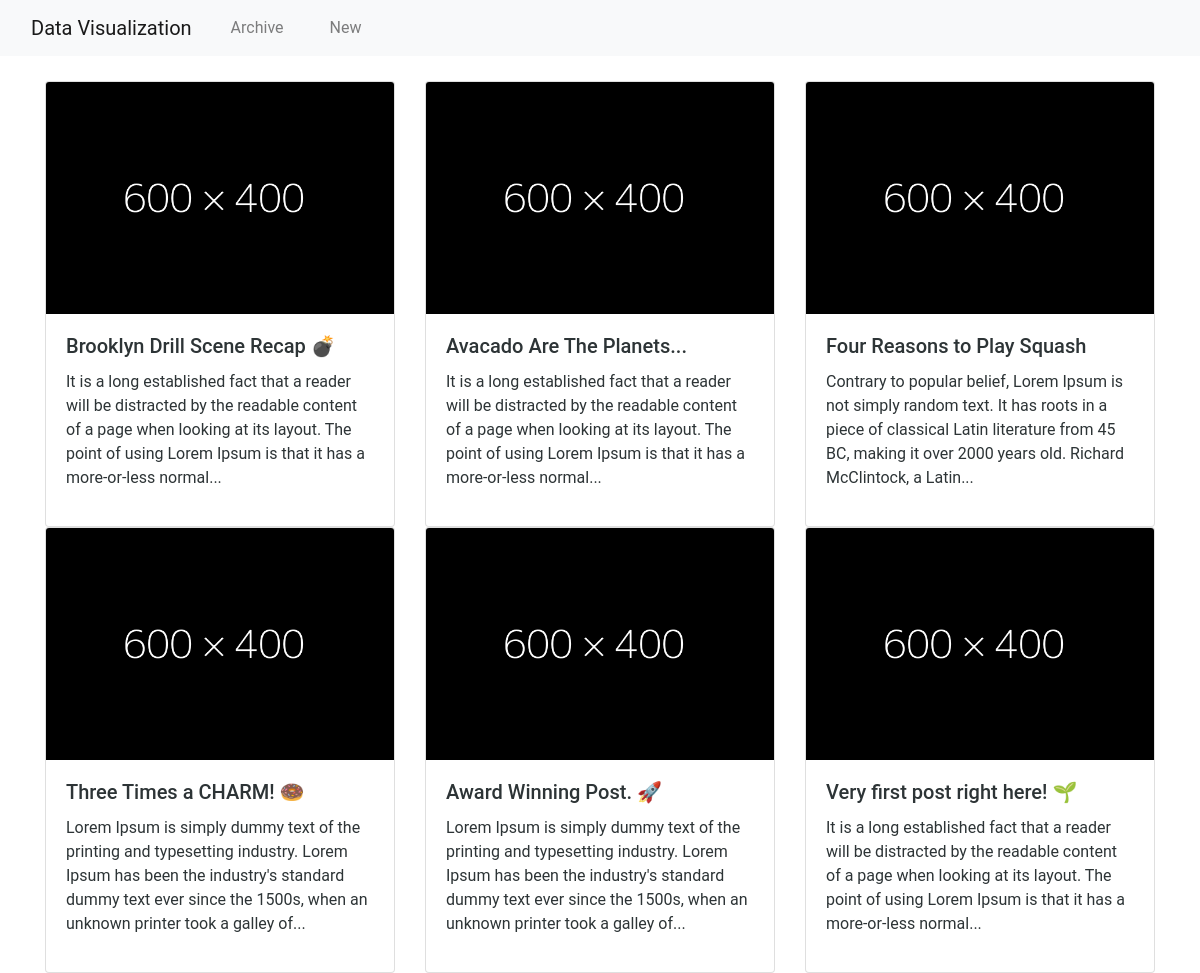
The page / on the database its author committed.
### app.py (models this page shows, shortened)
class Blogpost(db.Model):
    id = db.Column(db.Integer, primary_key=True)
    title = db.Column(db.String(50))
    subtitle = db.Column(db.String(50))
    author = db.Column(db.String(20))
    content = db.Column(db.Text)
    date_posted = db.Column(db.DateTime(timezone=True), server_default=func.now())

### app.py (the view)
@app.route("/")
def index():
    date = datetime.now()
    posts = Blogpost.query.order_by(Blogpost.date_posted.desc()).all()
    return render_template("index.html", posts=posts, date=date)

### templates/index.html
{% extends 'base.html' %} {% block content %}
<div class="container">
  <div class="row">
    {% for post in posts %}
    <div class="col-12 col-md-6 col-lg-4">
      <div class="card">
        <img
          class="card-img-top"
          src="{{url_for('static',filename='image_' + post.id|string + '.png')}}"
          alt="img"
        />
        <div class="card-body">
          <h5 class="card-title">{{ post.title }}</h5>
          <p>{{ post.content | truncate(200) }}</p>
        </div>
      </div>
    </div>
    {% endfor %}
  </div>
</div>
{% endblock %}

### templates/base.html (shortened to what this page needs)
<!DOCTYPE html>
<html>
  <head>
    <link
      rel="stylesheet"
      href="https://stackpath.bootstrapcdn.com/bootstrap/4.4.1/css/bootstrap.min.css"
    />
    <link
      href="{{ url_for('static', filename='d3-tip.css') }}"
      rel="stylesheet"
    />
    <link
      href="{{ url_for('static', filename='style.css') }}"
      rel="stylesheet"
    />
  </head>
  <body>
    <nav class="navbar navbar-expand-md navbar-light bg-light">
      <div class="container-fluid">
        <a class="navbar-brand" href="{{ url_for('index') }}"
          >Data Visualization</a
        >
        <div class="collapse navbar-collapse" id="navbarNav">
          <ul class="navbar-nav flex-row flex-wrap pt-2 py-md-0 text-center">
            <li class="nav-item col-6 col-md-auto">
              <a
                class="nav-link"
                aria-current="page"
                href="{{ url_for('index') }}"
                >Archive</a
              >
            </li>
            <li class="nav-item col-6 col-md-auto">
              <a class="nav-link" href="{{ url_for('create') }}">New</a>
            </li>
          </ul>
        </div>
      </div>
    </nav>
    <div class="content">{% block content %} {% endblock %}</div>
  </body>
</html>

### static/style.css (style rules this page uses)
* { margin: 0; padding: 0; box-sizing: border-box; }
body { font-family: "Roboto", sans-serif; color: #2d3436; }
.container { margin-top: 25px; }

### rows shown on the page
Blogpost: title "Brooklyn Drill Scene Recap 💣", content "It is a long established fact that a reader will be distracted by the readable content of a page when looking at its layout. The point of using Lorem Ipsum is that it has a more-or-less normal..."
Blogpost: title "Avacado Are The Planets...", content "It is a long established fact that a reader will be distracted by the readable content of a page when looking at its layout. The point of using Lorem Ipsum is that it has a more-or-less normal..."
Blogpost: title "Four Reasons to Play Squash", content "Contrary to popular belief, Lorem Ipsum is not simply random text. It has roots in a piece of classical Latin literature from 45 BC, making it over 2000 years old. Richard McClintock, a Latin..."
Blogpost: title "Three Times a CHARM! 🍩", content "Lorem Ipsum is simply dummy text of the printing and typesetting industry. Lorem Ipsum has been the industry's standard dummy text ever since the 1500s, when an unknown printer took a galley of..."
Blogpost: title "Award Winning Post. 🚀", content "Lorem Ipsum is simply dummy text of the printing and typesetting industry. Lorem Ipsum has been the industry's standard dummy text ever since the 1500s, when an unknown printer took a galley of..."
Blogpost: title "Very first post right here! 🌱", content "It is a long established fact that a reader will be distracted by the readable content of a page when looking at its layout. The point of using Lorem Ipsum is that it has a more-or-less normal..."
